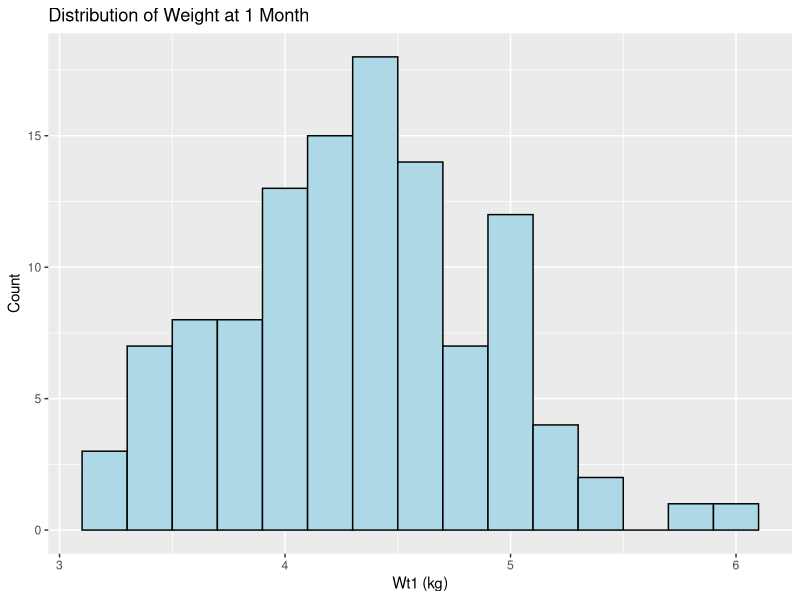
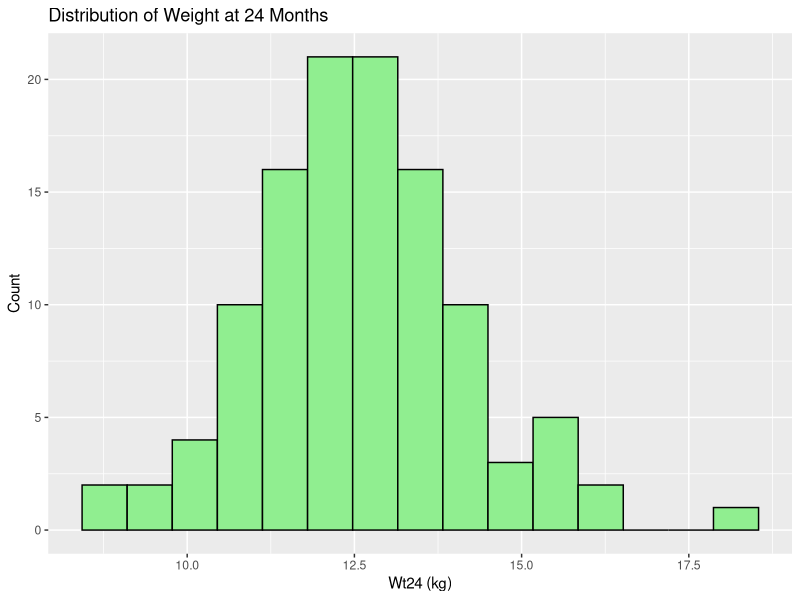
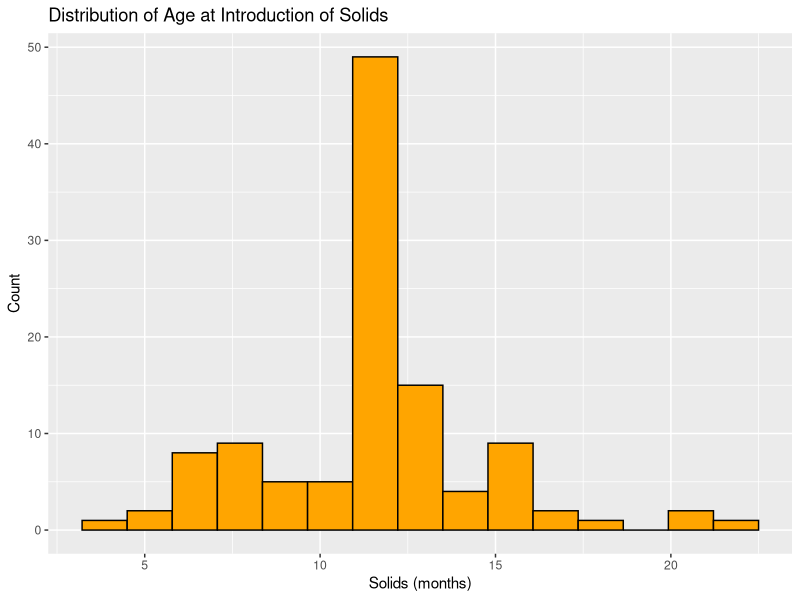
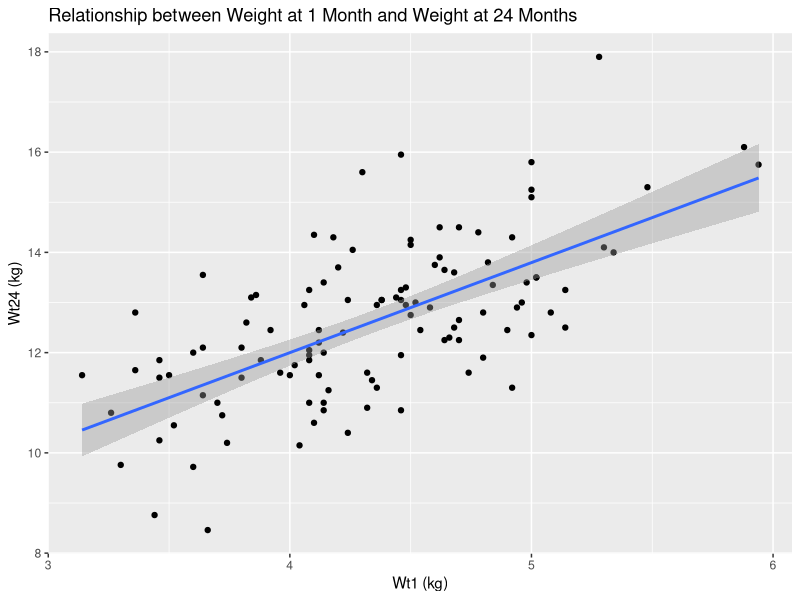
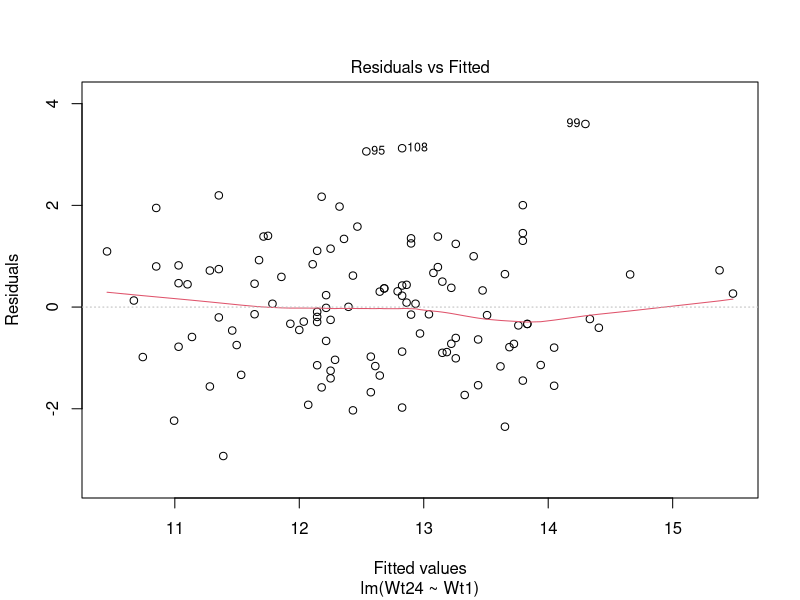
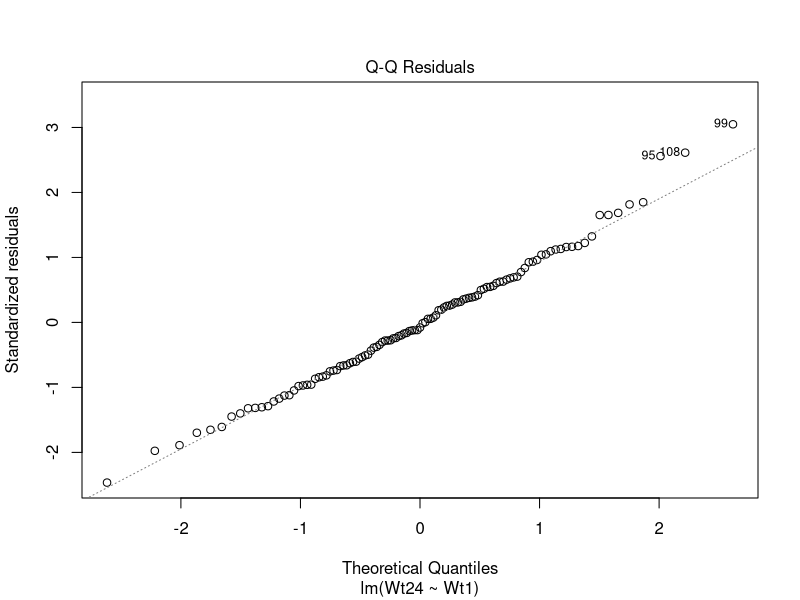
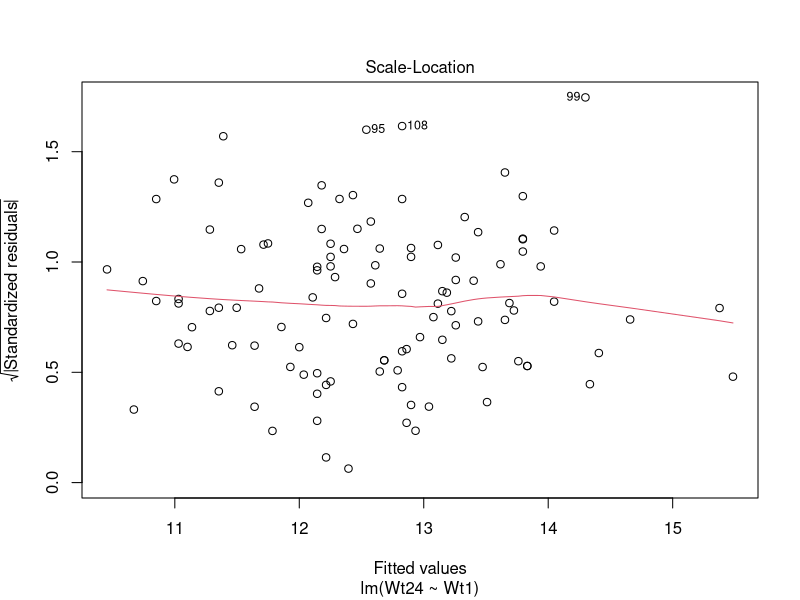
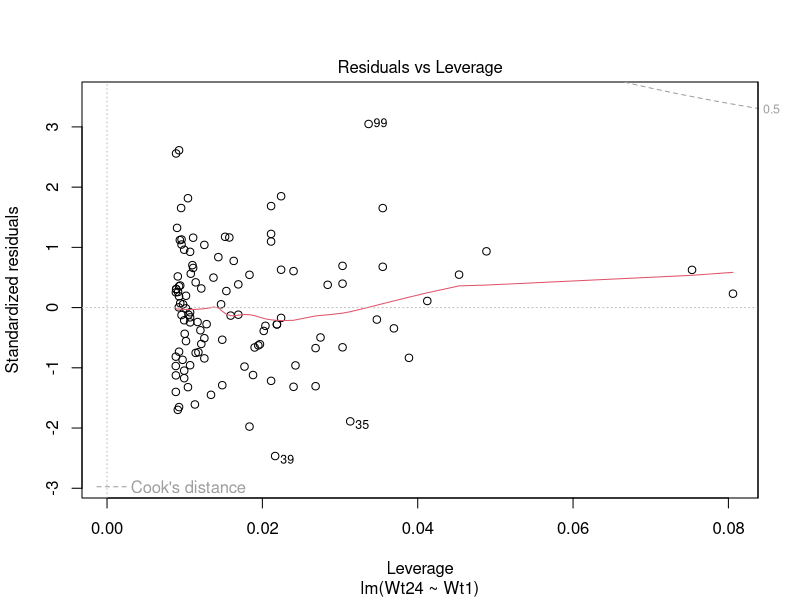

Recreate these plots in R, in order.
library(tidyverse)
library(ggplot2)

data <- read.csv("project1-growth-wt.csv")

### base stracture
str(data)
summary(data)
head(data)
colSums(is.na(data))

data$Sex <- factor(data$Sex)

str(data)
table(data$Sex)
prop.table(table(data$Sex))


### Wt1 分布
ggplot(data, aes(x = Wt1)) +
  geom_histogram(bins = 15, color = "black", fill = "lightblue") +
  labs(
    title = "Distribution of Weight at 1 Month",
    x = "Wt1 (kg)",
    y = "Count"
  )

### Wt24 分布
ggplot(data, aes(x = Wt24)) +
  geom_histogram(bins = 15, color = "black", fill = "lightgreen") +
  labs(
    title = "Distribution of Weight at 24 Months",
    x = "Wt24 (kg)",
    y = "Count"
  )

### Solids 分布
ggplot(data, aes(x = Solids)) +
  geom_histogram(bins = 15, color = "black", fill = "orange") +
  labs(
    title = "Distribution of Age at Introduction of Solids",
    x = "Solids (months)",
    y = "Count"
  )

### 散点图
ggplot(data, aes(x = Wt1, y = Wt24)) +
  geom_point() +
  geom_smooth(method = "lm", se = TRUE) +
  labs(
    title = "Relationship between Weight at 1 Month and Weight at 24 Months",
    x = "Wt1 (kg)",
    y = "Wt24 (kg)"
  )


model1 <- lm(Wt24 ~ Wt1, data = data)

summary(model1)
plot(model1)

plot(resid(model1))
